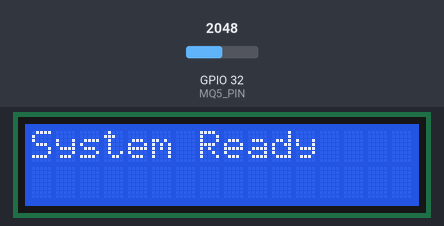
A sketch run on a simulated ESP32. Parts: 16×2 character LCD. The test bench sets the inputs (shaded band); at power-on: GPIO 32 (MQ5_PIN) = 2048. WiFi joins after 1.5 s; servers stay silent unless stated; what the sketch prints to the serial monitor is not drawn.

Above: at 3.0 s.
At 5.5 s:
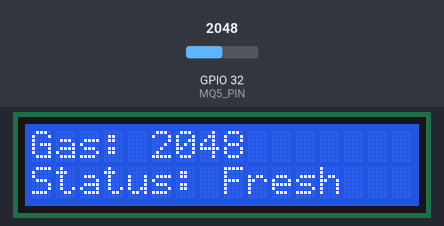
5.6 s: GPIO 32 (MQ5_PIN) set to 3236
At 7.6 s:
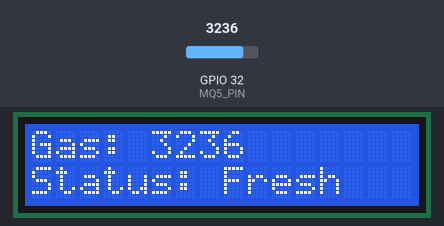
8.4 s: GPIO 32 (MQ5_PIN) set to 3339
At 10.1 s:
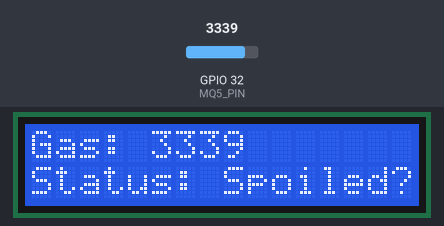
10.4 s: GPIO 32 (MQ5_PIN) set to 3603
At 11.9 s:
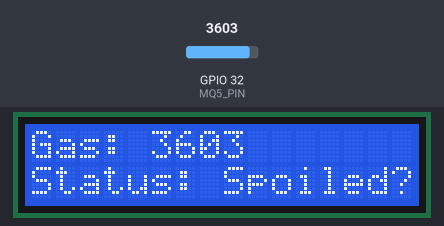
Timing chart, 0 to 13.4 s (numbered marks = the images above; inputs shaded):
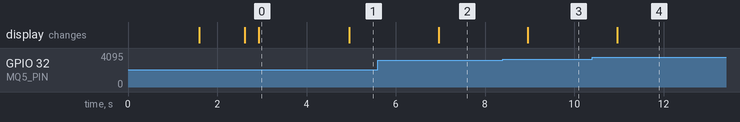

Measured:
- the behaviour switches between 3300 and 3301 on GPIO 32 (MQ5_PIN) (found by bisection; images 2 and 3)
- after the input at 5.6 s, the display: changes after 1.4 s (image 2)
- after the input at 8.4 s, the display: changes after 0.56 s (image 3)
- after the input at 10.4 s, the display: changes after 0.56 s (image 4)
- what the display in image 0 shows lasts 2.1 s, from 2.9 s to 5.0 s

The sketch:

milk.ino.ino
```cpp
#define BLYNK_TEMPLATE_ID "TMPL3qSB0CfS9"
#define BLYNK_TEMPLATE_NAME "New Template"
#define BLYNK_AUTH_TOKEN "BeH6_BrWxqiz3tf63LopuaoCsy_syBMh"

#include <WiFi.h>
#include <BlynkSimpleEsp32.h>
#include <LiquidCrystal_I2C.h>

char ssid[] = "Galaxyz";
char pass[] = "anand2347";

#define MQ5_PIN 32

LiquidCrystal_I2C lcd(0x27, 16, 2);
BlynkTimer timer;

int baseline = 3000;
int threshold = 300;

void readGasSensor() {
  int gasValue = analogRead(MQ5_PIN);
  String status;

  if (gasValue > baseline + threshold) {
    status = "Spoiled?";
  } else {
    status = "Fresh";
  }


  lcd.clear();
  lcd.setCursor(0, 0);
  lcd.print("Gas: ");
  lcd.print(gasValue);
  lcd.setCursor(0, 1);
  lcd.print("Status: ");
  lcd.print(status);


  Serial.print("Gas Value: ");
  Serial.print(gasValue);
  Serial.print(" | Status: ");
  Serial.println(status);


  Blynk.virtualWrite(V3, gasValue);
  Blynk.virtualWrite(V1, status);
}

void setup() {
  Serial.begin(115200);
  lcd.init();
  lcd.backlight();

  lcd.setCursor(0, 0);
  lcd.print("Connecting WiFi...");
  WiFi.begin(ssid, pass);

  while (WiFi.status() != WL_CONNECTED) {
    delay(500);
    Serial.print(".");
  }

  lcd.clear();
  lcd.setCursor(0, 0);
  lcd.print("WiFi Connected");
  delay(1000);
  lcd.clear();
  lcd.print("Connecting Blynk");

  Blynk.begin(BLYNK_AUTH_TOKEN, ssid, pass);
  lcd.clear();
  lcd.print("System Ready");


  timer.setInterval(2000L, readGasSensor);
}

void loop() {
  Blynk.run();
  timer.run();
}
```
